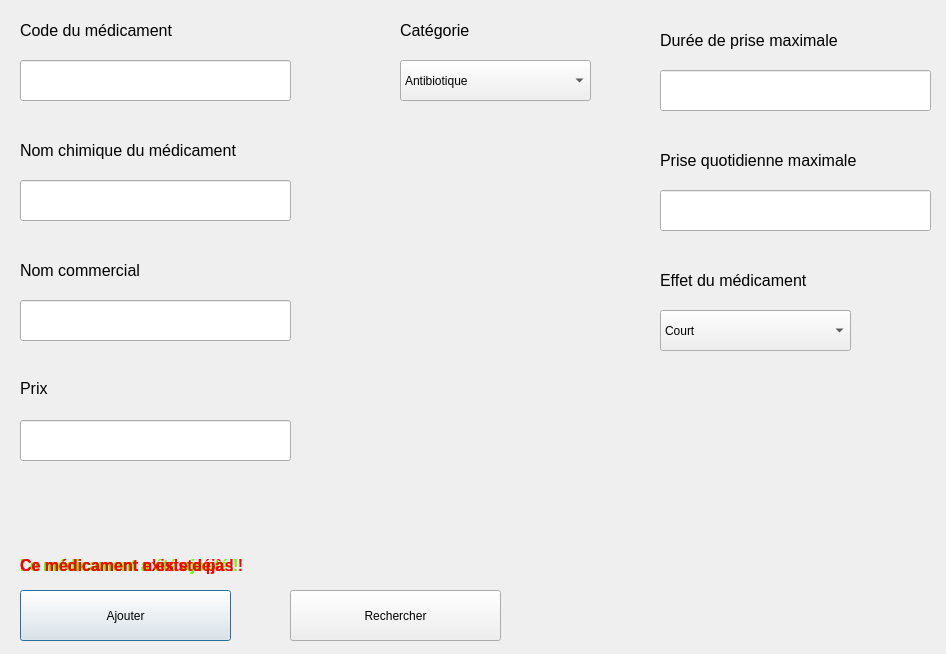
<?xml version="1.0" encoding="UTF-8"?>
<ui version="4.0">
 <class>Dialog</class>
 <widget class="QDialog" name="Dialog">
  <property name="geometry">
   <rect>
    <x>0</x>
    <y>0</y>
    <width>946</width>
    <height>654</height>
   </rect>
  </property>
  <property name="windowTitle">
   <string>Dialog</string>
  </property>
  <widget class="QLabel" name="labelCode">
   <property name="geometry">
    <rect>
     <x>20</x>
     <y>20</y>
     <width>201</width>
     <height>21</height>
    </rect>
   </property>
   <property name="font">
    <font>
     <pointsize>12</pointsize>
    </font>
   </property>
   <property name="text">
    <string>Code du médicament</string>
   </property>
  </widget>
  <widget class="QLabel" name="labelNomChimique">
   <property name="geometry">
    <rect>
     <x>20</x>
     <y>140</y>
     <width>281</width>
     <height>21</height>
    </rect>
   </property>
   <property name="font">
    <font>
     <pointsize>12</pointsize>
    </font>
   </property>
   <property name="text">
    <string>Nom chimique du médicament</string>
   </property>
  </widget>
  <widget class="QLabel" name="labelNomCommercial">
   <property name="geometry">
    <rect>
     <x>20</x>
     <y>260</y>
     <width>151</width>
     <height>21</height>
    </rect>
   </property>
   <property name="font">
    <font>
     <pointsize>12</pointsize>
    </font>
   </property>
   <property name="text">
    <string>Nom commercial</string>
   </property>
  </widget>
  <widget class="QLabel" name="labelCategorie">
   <property name="geometry">
    <rect>
     <x>400</x>
     <y>10</y>
     <width>91</width>
     <height>41</height>
    </rect>
   </property>
   <property name="font">
    <font>
     <pointsize>12</pointsize>
    </font>
   </property>
   <property name="text">
    <string>Catégorie</string>
   </property>
  </widget>
  <widget class="QLabel" name="labelPrix">
   <property name="geometry">
    <rect>
     <x>20</x>
     <y>380</y>
     <width>55</width>
     <height>16</height>
    </rect>
   </property>
   <property name="font">
    <font>
     <pointsize>12</pointsize>
    </font>
   </property>
   <property name="text">
    <string>Prix</string>
   </property>
  </widget>
  <widget class="QLabel" name="labelPriseMaximale">
   <property name="geometry">
    <rect>
     <x>660</x>
     <y>150</y>
     <width>251</width>
     <height>21</height>
    </rect>
   </property>
   <property name="font">
    <font>
     <pointsize>12</pointsize>
    </font>
   </property>
   <property name="text">
    <string>Prise quotidienne maximale</string>
   </property>
  </widget>
  <widget class="QLabel" name="labelDuree">
   <property name="geometry">
    <rect>
     <x>660</x>
     <y>20</y>
     <width>231</width>
     <height>41</height>
    </rect>
   </property>
   <property name="font">
    <font>
     <pointsize>12</pointsize>
    </font>
   </property>
   <property name="text">
    <string>Durée de prise maximale</string>
   </property>
  </widget>
  <widget class="QLabel" name="labelEffet">
   <property name="geometry">
    <rect>
     <x>660</x>
     <y>270</y>
     <width>191</width>
     <height>21</height>
    </rect>
   </property>
   <property name="font">
    <font>
     <pointsize>12</pointsize>
    </font>
   </property>
   <property name="text">
    <string>Effet du médicament</string>
   </property>
  </widget>
  <widget class="QPushButton" name="pushButtonAjouter">
   <property name="geometry">
    <rect>
     <x>20</x>
     <y>590</y>
     <width>211</width>
     <height>51</height>
    </rect>
   </property>
   <property name="text">
    <string>Ajouter</string>
   </property>
  </widget>
  <widget class="QPushButton" name="pushButtonRechercher">
   <property name="geometry">
    <rect>
     <x>290</x>
     <y>590</y>
     <width>211</width>
     <height>51</height>
    </rect>
   </property>
   <property name="text">
    <string>Rechercher</string>
   </property>
  </widget>
  <widget class="QLineEdit" name="lineEditCode">
   <property name="geometry">
    <rect>
     <x>20</x>
     <y>60</y>
     <width>271</width>
     <height>41</height>
    </rect>
   </property>
  </widget>
  <widget class="QLineEdit" name="lineEditNomChimique">
   <property name="geometry">
    <rect>
     <x>20</x>
     <y>180</y>
     <width>271</width>
     <height>41</height>
    </rect>
   </property>
  </widget>
  <widget class="QLineEdit" name="lineEditDuree">
   <property name="geometry">
    <rect>
     <x>660</x>
     <y>70</y>
     <width>271</width>
     <height>41</height>
    </rect>
   </property>
  </widget>
  <widget class="QLineEdit" name="lineEditPriseMaximale">
   <property name="geometry">
    <rect>
     <x>660</x>
     <y>190</y>
     <width>271</width>
     <height>41</height>
    </rect>
   </property>
  </widget>
  <widget class="QLineEdit" name="lineEditPrix">
   <property name="geometry">
    <rect>
     <x>20</x>
     <y>420</y>
     <width>271</width>
     <height>41</height>
    </rect>
   </property>
  </widget>
  <widget class="QLineEdit" name="lineEditNomCommercial">
   <property name="geometry">
    <rect>
     <x>20</x>
     <y>300</y>
     <width>271</width>
     <height>41</height>
    </rect>
   </property>
  </widget>
  <widget class="QComboBox" name="comboBoxCategorie">
   <property name="geometry">
    <rect>
     <x>400</x>
     <y>60</y>
     <width>191</width>
     <height>41</height>
    </rect>
   </property>
   <item>
    <property name="text">
     <string>Antibiotique</string>
    </property>
   </item>
   <item>
    <property name="text">
     <string>Analgésique</string>
    </property>
   </item>
   <item>
    <property name="text">
     <string>Corticoïde</string>
    </property>
   </item>
  </widget>
  <widget class="QComboBox" name="comboBoxEffet">
   <property name="geometry">
    <rect>
     <x>660</x>
     <y>310</y>
     <width>191</width>
     <height>41</height>
    </rect>
   </property>
   <item>
    <property name="text">
     <string>Court</string>
    </property>
   </item>
   <item>
    <property name="text">
     <string>Intermédiaire</string>
    </property>
   </item>
   <item>
    <property name="text">
     <string>Prolongé</string>
    </property>
   </item>
  </widget>
  <widget class="QLabel" name="labelErreurNomCommercial">
   <property name="geometry">
    <rect>
     <x>20</x>
     <y>350</y>
     <width>271</width>
     <height>16</height>
    </rect>
   </property>
   <property name="text">
    <string/>
   </property>
  </widget>
  <widget class="QLabel" name="labelErreurPrix">
   <property name="geometry">
    <rect>
     <x>20</x>
     <y>470</y>
     <width>271</width>
     <height>16</height>
    </rect>
   </property>
   <property name="text">
    <string/>
   </property>
  </widget>
  <widget class="QLabel" name="labelErreurDuree">
   <property name="geometry">
    <rect>
     <x>660</x>
     <y>120</y>
     <width>271</width>
     <height>16</height>
    </rect>
   </property>
   <property name="text">
    <string/>
   </property>
  </widget>
  <widget class="QLabel" name="labelErreurCode">
   <property name="geometry">
    <rect>
     <x>20</x>
     <y>110</y>
     <width>271</width>
     <height>16</height>
    </rect>
   </property>
   <property name="text">
    <string/>
   </property>
  </widget>
  <widget class="QLabel" name="labelAjoutMedicament">
   <property name="geometry">
    <rect>
     <x>20</x>
     <y>550</y>
     <width>301</width>
     <height>31</height>
    </rect>
   </property>
   <property name="font">
    <font>
     <pointsize>12</pointsize>
     <weight>75</weight>
     <bold>true</bold>
    </font>
   </property>
   <property name="styleSheet">
    <string notr="true">color: rgb(85, 255, 0);</string>
   </property>
   <property name="text">
    <string>Le médicament a été ajouté !</string>
   </property>
  </widget>
  <widget class="QLabel" name="labelAjoutErreur">
   <property name="geometry">
    <rect>
     <x>20</x>
     <y>550</y>
     <width>301</width>
     <height>31</height>
    </rect>
   </property>
   <property name="font">
    <font>
     <pointsize>12</pointsize>
     <weight>75</weight>
     <bold>true</bold>
    </font>
   </property>
   <property name="styleSheet">
    <string notr="true">color: rgb(255, 0, 0);</string>
   </property>
   <property name="text">
    <string>Ce médicament existe déjà !</string>
   </property>
  </widget>
  <widget class="QLabel" name="labelErreurNomChimique">
   <property name="geometry">
    <rect>
     <x>20</x>
     <y>230</y>
     <width>271</width>
     <height>16</height>
    </rect>
   </property>
   <property name="text">
    <string/>
   </property>
  </widget>
  <widget class="QLabel" name="labelErreurPrise">
   <property name="geometry">
    <rect>
     <x>660</x>
     <y>240</y>
     <width>271</width>
     <height>16</height>
    </rect>
   </property>
   <property name="text">
    <string/>
   </property>
  </widget>
  <widget class="QLabel" name="labelExistePas">
   <property name="geometry">
    <rect>
     <x>20</x>
     <y>550</y>
     <width>301</width>
     <height>31</height>
    </rect>
   </property>
   <property name="font">
    <font>
     <pointsize>12</pointsize>
     <weight>75</weight>
     <bold>true</bold>
    </font>
   </property>
   <property name="styleSheet">
    <string notr="true">color: rgb(255, 0, 0);</string>
   </property>
   <property name="text">
    <string>Ce médicament n'existe pas !</string>
   </property>
  </widget>
 </widget>
 <resources/>
 <connections/>
</ui>
